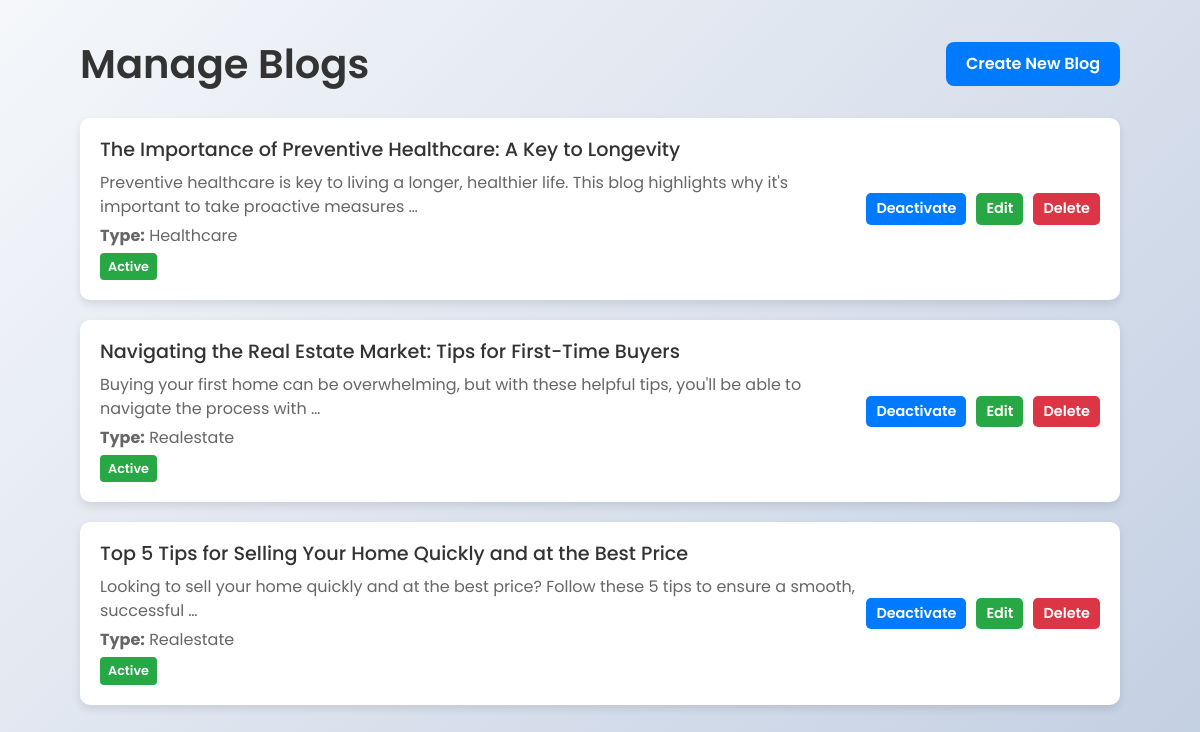
/blog/manage-blogs/, run on an earlier commit of the app's database.
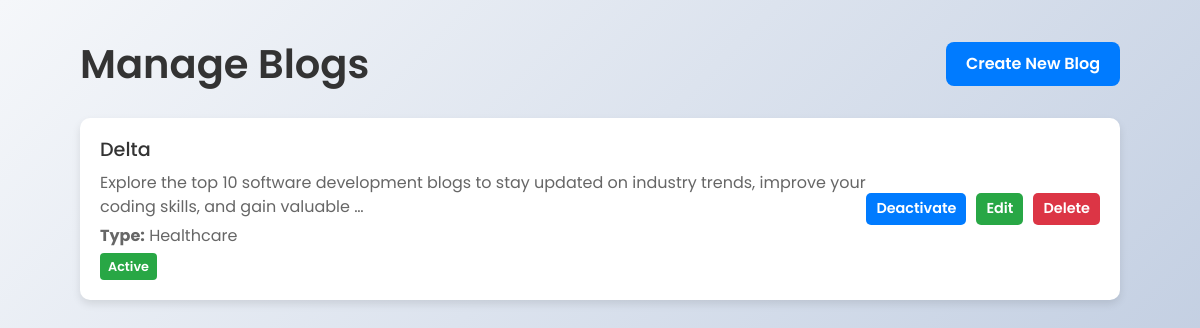
And on a later commit of the database.
### blog/models.py (models this page shows, shortened)
class Blog(models.Model):
    BLOG_TYPE_CHOICES = [
        ('commerce', 'commerce'),
        ('energy', 'energy'),
        ('esports', 'esports'),
        ('fintech', 'fintech'),
        ('healthcare', 'healthcare'),
        ('realestate', 'realestate'),
        ('tour', 'tour'),
    ]
    title = models.CharField(max_length=255)
    slug = models.SlugField(unique=False, blank=True)
    image = models.ImageField(upload_to="blog/images/blog_images")
    content = models.TextField()
    short_description = models.CharField(max_length=200, blank=True, null=True)
    category = models.CharField(max_length=100)
    published_date = models.DateTimeField(auto_now_add=True)
    author = models.CharField(max_length=100, default="Unknown Author")
    author_description = models.TextField(default="No description available.")
    author_image = models.ImageField(
    upload_to='blog/images/author_images/',
    default='blog/images/author_images/default_author_image.png',
    blank=True, null=True
    )
    active = models.BooleanField(default=True)
    tags = models.ManyToManyField(Tag, blank=True)
    blog_type = models.CharField(
        max_length=20, choices=BLOG_TYPE_CHOICES, default='healthcare'
    )  # Default value corrected

### blog/views.py (the view)
# urls.py: path("manage-blogs/", views.manage_blogs, name="manage_blogs"),
def manage_blogs(request):
    blogs = Blog.objects.all().order_by("-published_date")
    return render(request, 'manage_blogs.html', {'blogs': blogs})

### blog/templates/manage_blogs.html (shortened to what this page needs)
{% load static %}
<!DOCTYPE html>
<html lang="en">
<head>
    <link href="https://cdn.jsdelivr.net/npm/bootstrap@5.3.0-alpha1/dist/css/bootstrap.min.css" rel="stylesheet">
    <link rel="stylesheet" href="{% static 'css/formstyle.css' %}">
</head>
<body>
    <div class="container">
        <div class="header">
            <h1>Manage Blogs</h1>
            <a href="{% url 'form' %}" class="create-btn">Create New Blog</a>
        </div>
        {% if blogs %}
            {% for blog in blogs %}
                <div class="blog-item">
                    <div class="blog-info">
                        <h3>{{ blog.title }}</h3>
                        <p>{{ blog.short_description|truncatewords:20 }}</p>
                        <p><strong>Type:</strong> {{ blog.blog_type|title }}</p>
                        <span class="status-badge {% if blog.active %}status-active{% else %}status-inactive{% endif %}">
                            {% if blog.active %}Active{% else %}Inactive{% endif %}
                        </span>
                    </div>
                    <div class="actions">
                        <form action="{% url 'toggle_blog_status' blog.id %}" method="post">
                            <button type="submit" class="action-btn toggle-btn">
                                {% if blog.active %}Deactivate{% else %}Activate{% endif %}
                            </button>
                        </form>
                        <a href="{% url 'edit_blog' blog.id %}">
                            <button type="button" class="action-btn edit-btn">Edit</button>
                        </a>
                        <form action="{% url 'delete_blog' blog.id %}" method="post" onsubmit="return confirm('Are you sure you want to delete this blog?');">
                            <button type="submit" class="action-btn delete-btn">Delete</button>
                        </form>
                    </div>
                </div>
            {% endfor %}
        {% else %}
            <div class="empty-state">
                <h2>No blogs found. Create your first blog!</h2>
                <a href="{% url 'form' %}" class="create-btn">Create Blog</a>
            </div>
        {% endif %}
    </div>
</body>
</html>

What changed in the data, as far as the page shows it:
removed Blog: title "The Importance of Preventive Healthcare: A Key to Longevity", short_description "Preventive healthcare is key to living a longer, healthier life. This blog highlights why it's important to take proactive measures …", blog_type "Healthcare", active "Active"
removed Blog: title "Navigating the Real Estate Market: Tips for First-Time Buyers", short_description "Buying your first home can be overwhelming, but with these helpful tips, you'll be able to navigate the process with …", blog_type "Realestate", active "Active"
removed Blog: title "Top 5 Tips for Selling Your Home Quickly and at the Best Price", short_description "Looking to sell your home quickly and at the best price? Follow these 5 tips to ensure a smooth, successful …", blog_type "Realestate", active "Active"
added Blog: title "Delta", short_description "Explore the top 10 software development blogs to stay updated on industry trends, improve your coding skills, and gain valuable …", blog_type "Healthcare", active "Active"
